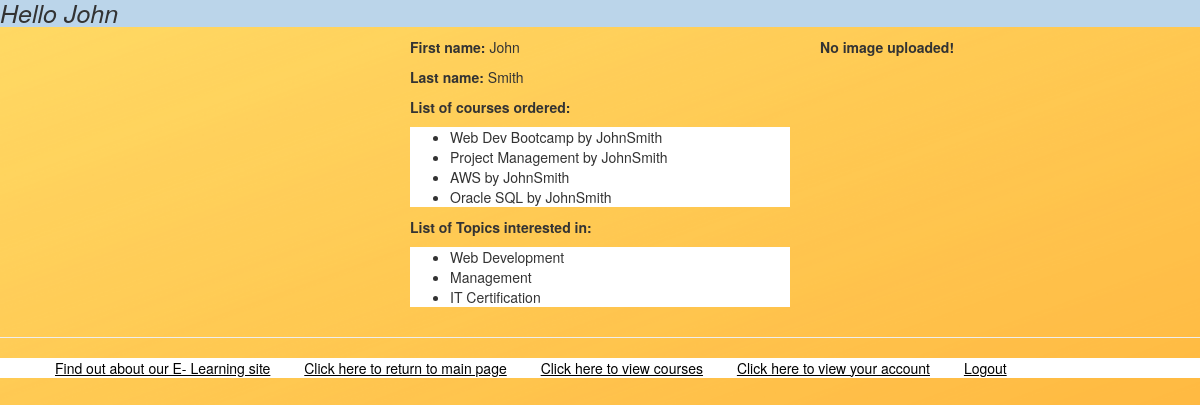
/myapp/myaccount (signed in), run on an earlier commit of the app's database.
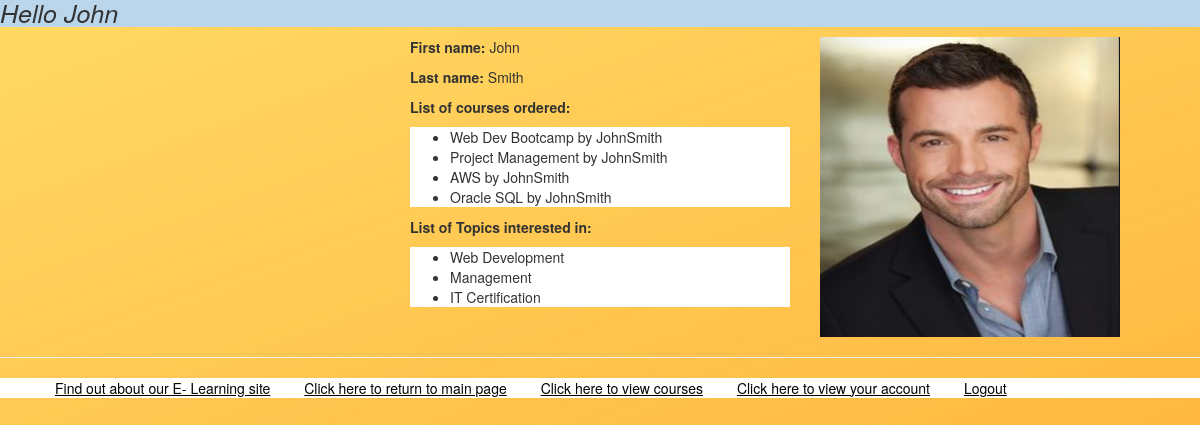
And on a later commit of the database.
### myapp/models.py (models this page shows, shortened)
class Order(models.Model):
    course = models.ForeignKey(Course, related_name='courses', on_delete=models.CASCADE)
    student = models.ForeignKey(Student, related_name='students', on_delete=models.CASCADE, default=None)
    ORDER_CHOICES = [(0, 'Cancelled'),
                     (1, 'Order Confirmed')]
    order_status = models.IntegerField(choices=ORDER_CHOICES, default=1)
    levels = models.PositiveIntegerField(default=1)
    order_date = models.DateField()
    def __str__(self): return str(self.course.name + ' by ' + self.student.first_name + self.student.last_name)

class Course(models.Model):
    topic = models.ForeignKey(Topic, related_name='courses', on_delete=models.CASCADE)
    name = models.CharField(max_length=200)
    price = models.DecimalField(max_digits=10, decimal_places=2)
    for_everyone = models.BooleanField(default=True)
    description = models.TextField(max_length=300, null=True, blank=True)
    interested = models.PositiveIntegerField(default=0)
    stages = models.PositiveIntegerField(default=3)
    hours = models.IntegerField(default=10)

class Topic(models.Model):
    name = models.CharField(max_length=200)
    category = models.CharField(max_length=200)
    def __str__(self): return str(self.name)

class Student(User):
    CITY_CHOICES = [('WS', 'Windsor'),
                    ('CG', 'Calgery'), ('MR', 'Montreal'), ('VC', 'Vancouver')]
    school = models.CharField(max_length=50, null=True, blank=True)
    city = models.CharField(max_length=2, choices=CITY_CHOICES, default='WS')
    interested_in = models.ManyToManyField(Topic)
    image = models.ImageField(upload_to='media', blank=True)

### myapp/views.py (the view)
# urls.py: path(r'myaccount', views.myaccount, name='myaccount'),
@login_required(login_url = '/myapp/login')
def myaccount(request):
    current_user = request.user
    if Student.objects.filter(pk=current_user.id).exists():
        student_obj = Student.objects.get(pk=current_user.id)
        order_obj = Order.objects.filter(student=student_obj)
        interested_obj = Topic.objects.filter(id__in=(Student.objects.values_list('interested_in', flat=True).
                                                      filter(username=student_obj.username)))
        return render(request, 'myapp/myaccount.html', {'student_obj': student_obj, 'order_obj': order_obj,
                                                        'interested_obj': interested_obj})
    else:
        return render(request, 'myapp/myaccount.html')

### myapp/templates/myapp/myaccount.html (shortened to what this page needs)
{% extends 'myapp/base.html'  %}
{% block body_block %}
<div class="row">
<div class="col-md-4"></div>
<div class="col-md-4">
{% if student_obj %}
    <p><b>First name: </b>{{ student_obj.first_name }}</p>
    <p> <b>Last name: </b>{{ student_obj.last_name }}</p>
    {% if order_obj %}
        <p><b>List of courses ordered:</b></p>
        <ul>
            {% for order in order_obj %}
                <li>{{ order }}</li>
            {% endfor %}
        </ul>
    {% else %}
        <p><b>No courses ordered!</b></p>
    {% endif %}
    {% if interested_obj %}
        <p><b>List of Topics interested in:</b></p>
        <ul>
            {% for topic in interested_obj %}
                <li>{{ topic }}</li>
            {% endfor %}
        </ul>
    {% else %}
        <p><b>No interested topics!</b></p>
    {% endif %}
{% else %}
<strong>You are not a registered student!</strong>
{% endif %}
</div>
<div class="col-md-4">
{% if student_obj %}
    {% if student_obj.image %}
       <img src="{{ student_obj.image.url }}" class="photo">
     {% else %}
        <p><b>No image uploaded!</b></p>
    {% endif %}
  {% endif %}
</div>
</div>
{% endblock %}

### myapp/templates/myapp/base.html (shortened to what this page needs)
<!DOCTYPE html>
{% load static %}
<html>
<head>
<link rel="stylesheet" type="text/css" href="{% static 'myapp/style.css'%}" />
 <link rel="stylesheet" href="https://maxcdn.bootstrapcdn.com/bootstrap/3.4.1/css/bootstrap.min.css">
    </head>
    <body class="background">
<div>
<h1>{% block myhdg %}Hello {{ request.user.first_name }} {% endblock %}</h1>
    {% block body_block %}*** {% endblock %}
        </div>
        <hr />
        <div>
<ul>
<li class="hbar1"><a href="{% url 'myapp:about' %}">Find out about our E-
Learning site</a></li>
<li class="hbar1"><a href = "{% url 'myapp:index' %}">Click here to
   return to main page</a></li>
    <li class="hbar1"><a href = "{% url 'myapp:courses' %}">Click here to
   view courses</a></li>
    {% if request.user.username %}
         <li class="hbar1"><a href = "{% url 'myapp:myaccount' %}">Click here to view your account</a></li>
     <li class="hbar1"><a href = "{% url 'myapp:login' %}">Logout</a></li>
        {% else %}
        <li class="hbar1"><a href = "{% url 'myapp:register' %}">Register here</a></li>
        <li class="hbar1"><a href = "{% url 'myapp:login' %}">Login</a></li>
    {% endif %}
            </ul>
        </div>
    </body>
</html>

### myapp/static/myapp/style.css (style rules this page uses)
h1 { background-color: #bbd5ea; text-decoration-color: purple; font-size: 25px !important; color: saddlebrown; font-style: italic; position: center; box-shadow: black; }
.hbar1 { display: inline; margin: 15px; }
.background { background-image: url("20.png"); background-size: cover; background-repeat: no-repeat; background-attachment: fixed; background-position: bottom; }
a { text-decoration: underline !important; color: black !important; background: white !important; }
.photo { height: 300px; width: 300px; }
h1 { margin-top: -1px !important; }
ul { background-color: white; }

What changed in the data, as far as the page shows it:
now on this page (row edited): Student: image (picture)
changed Student: image "media/John.png" → "media/John_QR2rgwU.png" (drawn)
Also different on the page:
text no longer shown: "No image uploaded!"
